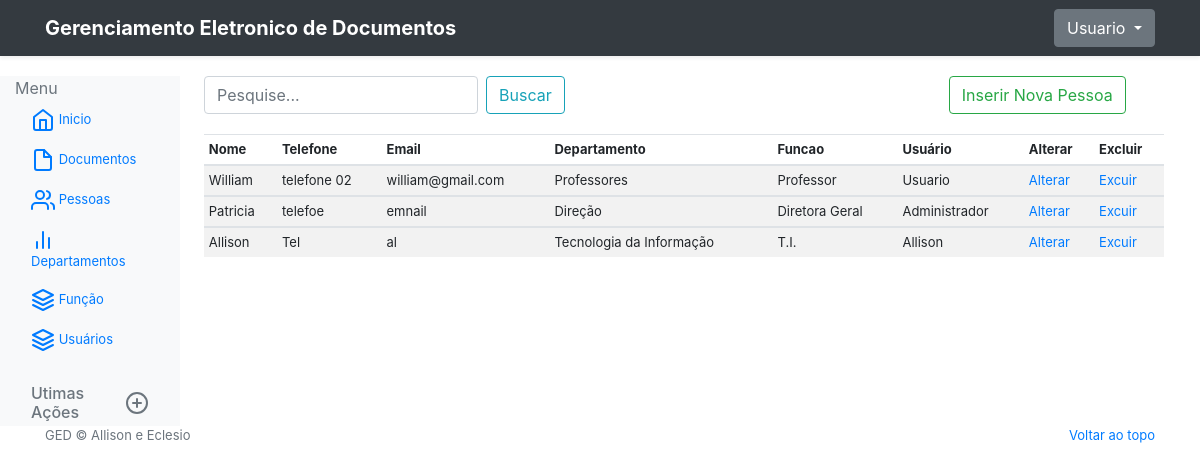
Page /dashboard/pessoas (signed in) on the earlier database version.
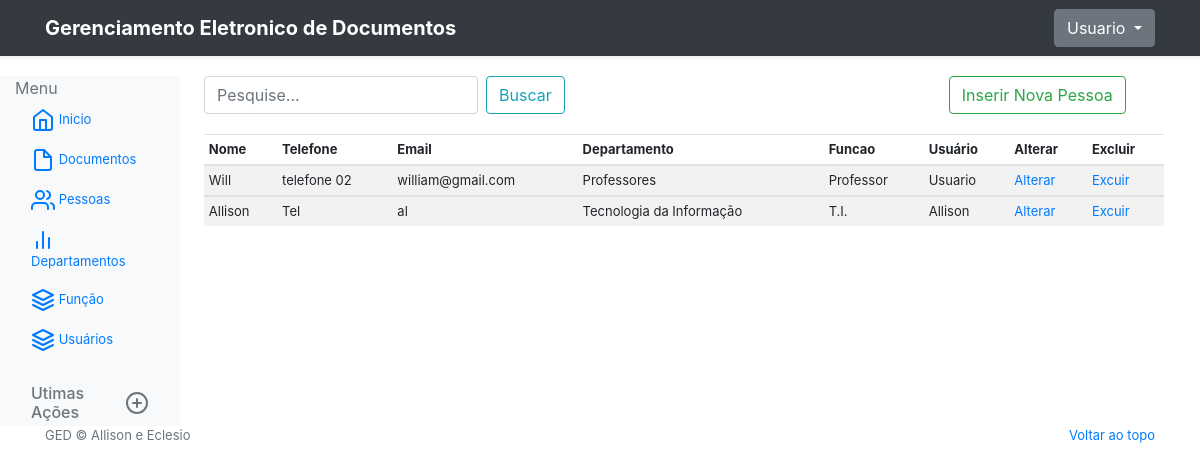
Same page on the later database version.
### GED/models.py (models this page shows, shortened)
class Pessoa(models.Model):
    nome = models.CharField(max_length=100)
    endereco = models.CharField(max_length=150, null = True)
    telefone = models.CharField(max_length=20, null = True)
    email = models.CharField(max_length=200, null = True)
    departamento = models.ForeignKey(Departamento, on_delete=models.PROTECT, null = True)
    funcao = models.ForeignKey(Funcao, on_delete=models.PROTECT, null = True)
    user = models.OneToOneField(User, on_delete=models.CASCADE, default=None, blank=True, null = True)

class Departamento(models.Model):
    nome = models.CharField(max_length=100)
    ramal = models.CharField(max_length=50)
    def __str__(self):
        return self.nome

class Funcao(models.Model):
    class Meta:
        verbose_name = 'Função'
        verbose_name_plural = 'Funções'
    nome = models.CharField(max_length=100)
    def __str__(self):
        return self.nome

### GED/views.py (the view)
# urls.py: path('dashboard/pessoas', dashboard_pessoas, name='dashboard_pessoas'),
@login_required
def dashboard_pessoas(request):
    pessoa = Pessoa.objects.all()
    return render(request, 'details_people.html', {'pessoa': pessoa})

### GED/templates/details_people.html (shortened to what this page needs)
{% extends "base-menu.html" %}
{% block main %}
<div class="search-field">
    <form action="{% url 'dashboard_busca_documentos' %}" method="POST" class="form-inline my-2 my-lg-0">
        <input name="consulta" class="form-control mr-sm-2" type="search" placeholder="Pesquise..." aria-label="Search">
        <button class="btn btn-outline-info my-2 my-sm-0" type="submit">Buscar</button>
    </form>
    <div style="margin-left: 40%">
        <form action="{% url 'create_pessoa' %}">
            <button class="btn btn-outline-success my-2 my-sm-0" type="submit">Inserir Nova Pessoa</button>
        </form>
    </div>
</div>
<div class="table-responsive">
    <table class="table table-striped table-sm">
        <thead>
            <tr>
                <th>Nome</th>
                <th>Telefone</th>
                <th>Email</th>
                <th>Departamento</th>
                <th>Funcao</th>
                <th>Usuário</th>
                <th>Alterar</th>
                <th>Excluir</th>
            </tr>
        </thead>
        {% for people in pessoa %}
        <tbody>
            <tr>
                <td>{{ people.nome }}</td>
                <td>{{ people.telefone }}</td>
                <td>{{ people.email }}</td>
                <td>{{ people.departamento }}</td>
                <td>{{ people.funcao }}</td>
                <td>{{ people.user }}</td>
                <td><a href="{% url 'update_pessoa' people.id %}">Alterar</a></td>
                <td><a href="{% url 'delete_pessoa' people.id %}">Excuir</a></td>
            </tr>
        </tbody>
        {% endfor %}
    </table>
</div>
{% endblock main %}

Differences in the rows shown:
removed Pessoa: nome "Patricia", telefone "telefoe", email "emnail", departamento "Direção", funcao "Diretora Geral", user "Administrador"
changed Pessoa "telefone 02": nome "William" → "Will"
